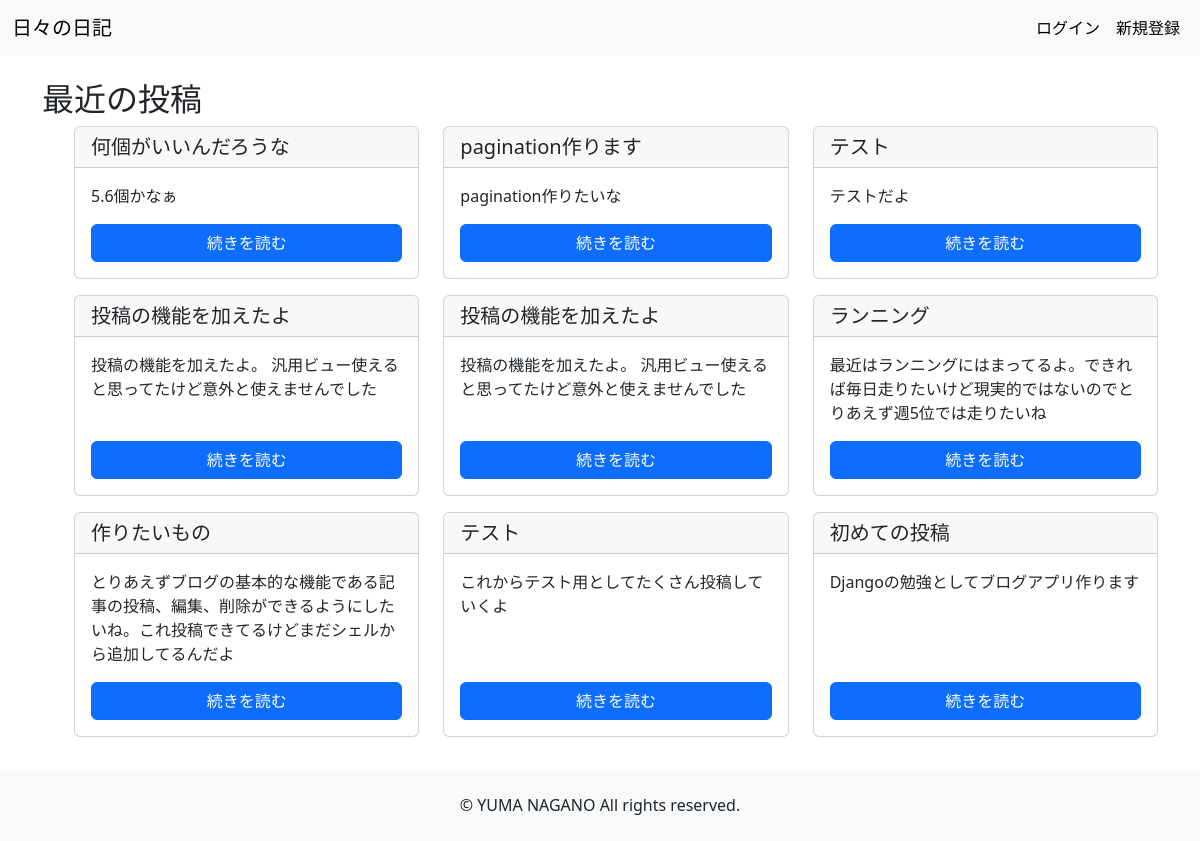
The page / on the database its author committed.
### brog/models.py (models this page shows, shortened)
class Post(models.Model):
    title = models.CharField(max_length=200)
    author = models.ForeignKey(User, on_delete=models.CASCADE)
    content = models.TextField()
    created_at = models.DateTimeField(auto_now_add=True)

### brog/views.py (the view)
# urls.py: path('', views.IndexView.as_view(), name='index'),
class IndexView(ListView):
    model = Post
    template_name = 'brog/index.html'
    context_object_name = 'posts'
    def get_queryset(self):
        return Post.objects.order_by('-created_at')[:3]
    def get_context_data(self, **kwargs):
        context = super().get_context_data(**kwargs)
        context['all_posts'] =  Post.objects.all().order_by('-created_at')
        return context

### brog/templates/brog/index.html (shortened to what this page needs)
<!DOCTYPE html>
<html lang="ja">
  <head>
    {% load static %}
    <link
      href="https://cdn.jsdelivr.net/npm/bootstrap@5.3.0/dist/css/bootstrap.min.css"
      rel="stylesheet"
    />
    <link rel="stylesheet" href="{% static 'brog/css/style.css' %}" />
  </head>
  <body>
    <header>
      <nav class="navbar navbar-expand-lg bg-body-tertiary">
        <div class="container-fluid">
          <a class="navbar-brand ">日々の日記</a>
          <div class="collapse navbar-collapse" id="navbarNav">
            <ul class="navbar-nav ms-auto">
              <li class="nav-item ">
                <a class="nav-link active btn-sm " aria-current="page" href="{% url 'brog:login' %}">ログイン</a>
              </li>
              <li class="nav-item">
                <a class="nav-link active btn-sm " aria-current="page" href="{% url 'brog:signup' %}">新規登録</a>
              </li>
            </ul>
          </div>
        </div>
      </nav>
    </header>
    <div class="container mt-4">
    <main>
      <section>
        <h2>最近の投稿</h2>
        <ul>
          <div class="row">
            {% for post in all_posts %}
            <div class="col-md-4 mb-3">
              <div class="card h-100">
                <div class="card-header">
                  <h5 class="card-title mb-0">{{ post.title }}</h5>
                </div>
                <div class="card-body d-flex flex-column">
                  <p class="card-text">{{ post.content|truncatewords:30 }}</p>
                  <a
                    href="{% url 'brog:post_detail' post.id %}"
                    class="btn btn-primary mt-auto"
                    >続きを読む</a
                  >
                </div>
              </div>
            </div>
            {% endfor %}
          </div>
        </ul>
      </section>
    </main>
</div>
    <footer class="text-center py-4 mt-auto bg-light">
        <p class="mb-0">&copy; YUMA NAGANO All rights reserved.</p>
    </footer>
  </body>
</html>

### brog/static/brog/style.css (style rules this page uses)
body { display: flex; flex-direction: column; min-height: 100vh; margin: 0; }
main { flex: 1; }
footer { background-color: #f8f9fa; padding: 1rem; text-align: center; }

### rows shown on the page
Post: title "何個がいいんだろうな", content "5.6個かなぁ"
Post: title "pagination作ります", content "pagination作りたいな"
Post: title "テスト", content "テストだよ"
Post: title "投稿の機能を加えたよ", content "投稿の機能を加えたよ。 汎用ビュー使えると思ってたけど意外と使えませんでした"
Post: title "投稿の機能を加えたよ", content "投稿の機能を加えたよ。 汎用ビュー使えると思ってたけど意外と使えませんでした"
Post: title "ランニング", content "最近はランニングにはまってるよ。できれば毎日走りたいけど現実的ではないのでとりあえず週5位では走りたいね"
Post: title "作りたいもの", content "とりあえずブログの基本的な機能である記事の投稿、編集、削除ができるようにしたいね。これ投稿できてるけどまだシェルから追加してるんだよ"
Post: title "テスト", content "これからテスト用としてたくさん投稿していくよ"
Post: title "初めての投稿", content "Djangoの勉強としてブログアプリ作ります"
